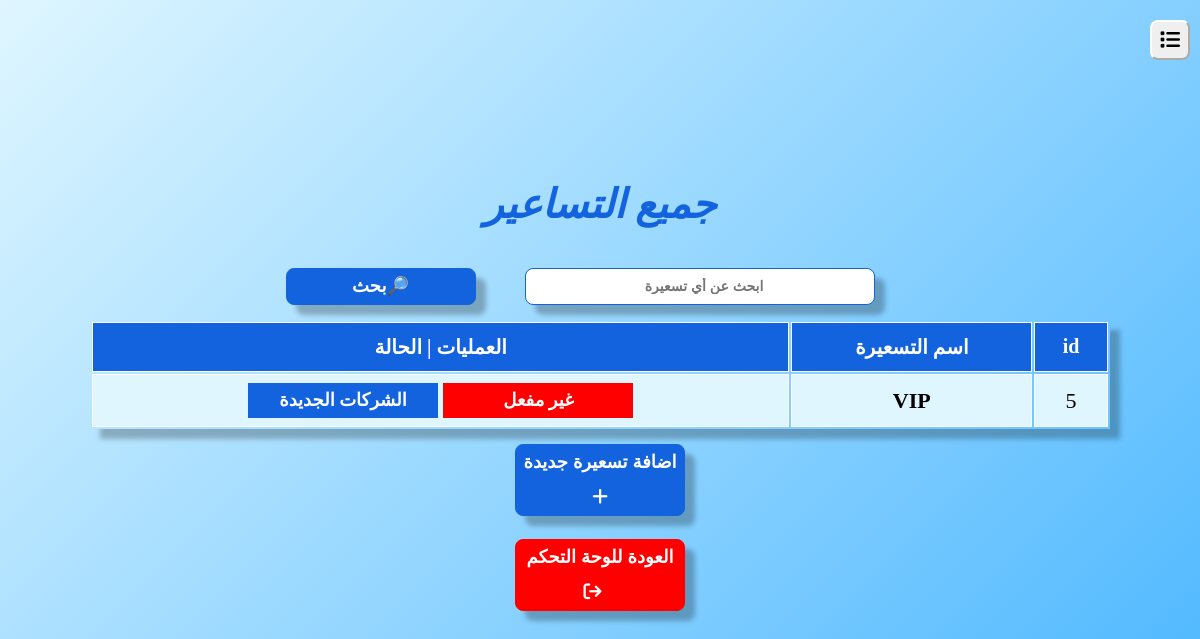
/allprices.php, run on an earlier commit of the app's database.
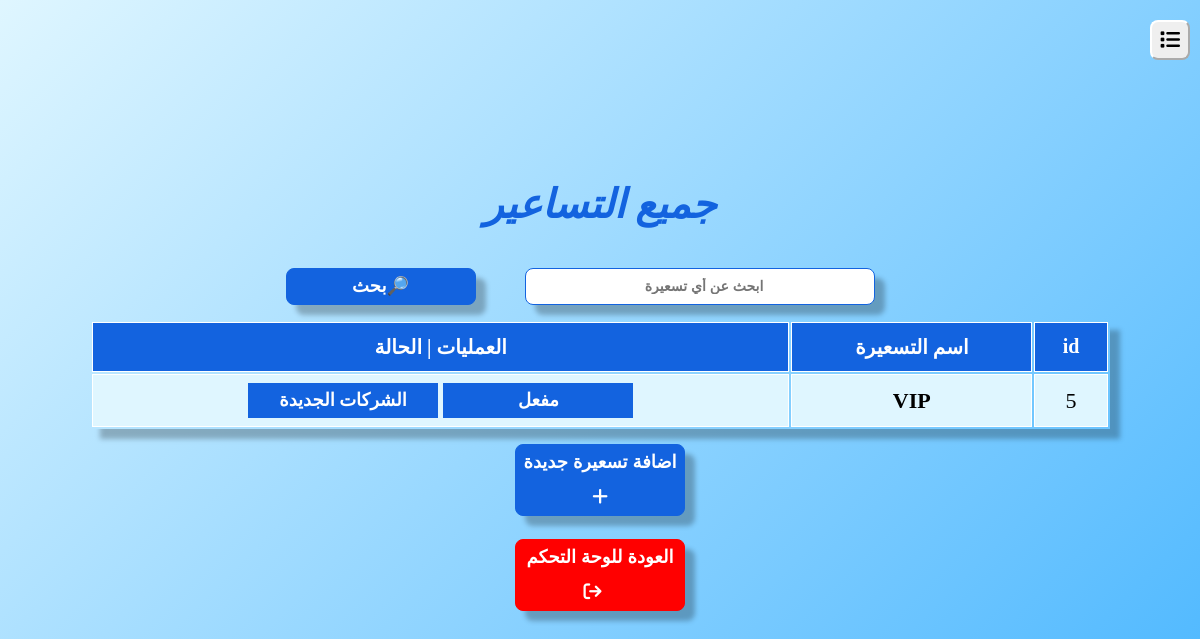
And on a later commit of the database.
### tables this page shows
CREATE TABLE `price_type` (
  `deff_id` int(11) NOT NULL,
  `price_type_name` varchar(200) NOT NULL,
  `status` tinyint(1) NOT NULL DEFAULT 0
);

### priceselect.php (the view, shortened to what this page needs)
<?php
include 'conn.php';
$sql = "SELECT * FROM price_type";
$query = mysqli_query($conn, $sql);
if (mysqli_num_rows($query) > 0) {
    while ($result = mysqli_fetch_assoc($query)) {
        $id = $result['deff_id'];
?>
        <tr>
            <td data-label="id"><?php echo $result['deff_id']; ?></td>
            <td data-label="اسم التسعيرة"><a href="editprice.php?id=<?php echo $result['deff_id']; ?>" style="text-decoration: none; color: black; font-weight: bolder;"><?php echo $result['price_type_name']; ?></a></td>
            <td data-label="العمليات | الحالة">
                <?php
                if ($result['status'] == 1) {
                    echo "<a href='updatestatus.php?id=$id' class='btn' style='width: 190px;'>" . "مفعل" . "</a>";
                } else {
                    echo "<a href='down.php?id=$id' class='btn' style='background-color:red; width: 190px;'>غير مفعل</a>";
                }
                ?>
                <a href="structure.php?id=<?php echo $result['deff_id']; ?>" class="btn" style="color: white; width: 190px;">الشركات الجديدة</a>
            </td>
        </tr>
<?php
    }
} else {
    echo "<div style='text-align:center; padding:5px; font-size: 25px; font-weight:bold;'>" . "لا يوجد تساعير حاليا" . "</div>";
}
?>

What changed in the data, as far as the page shows it:
changed price_type "VIP": status "غير مفعل" → "مفعل"
